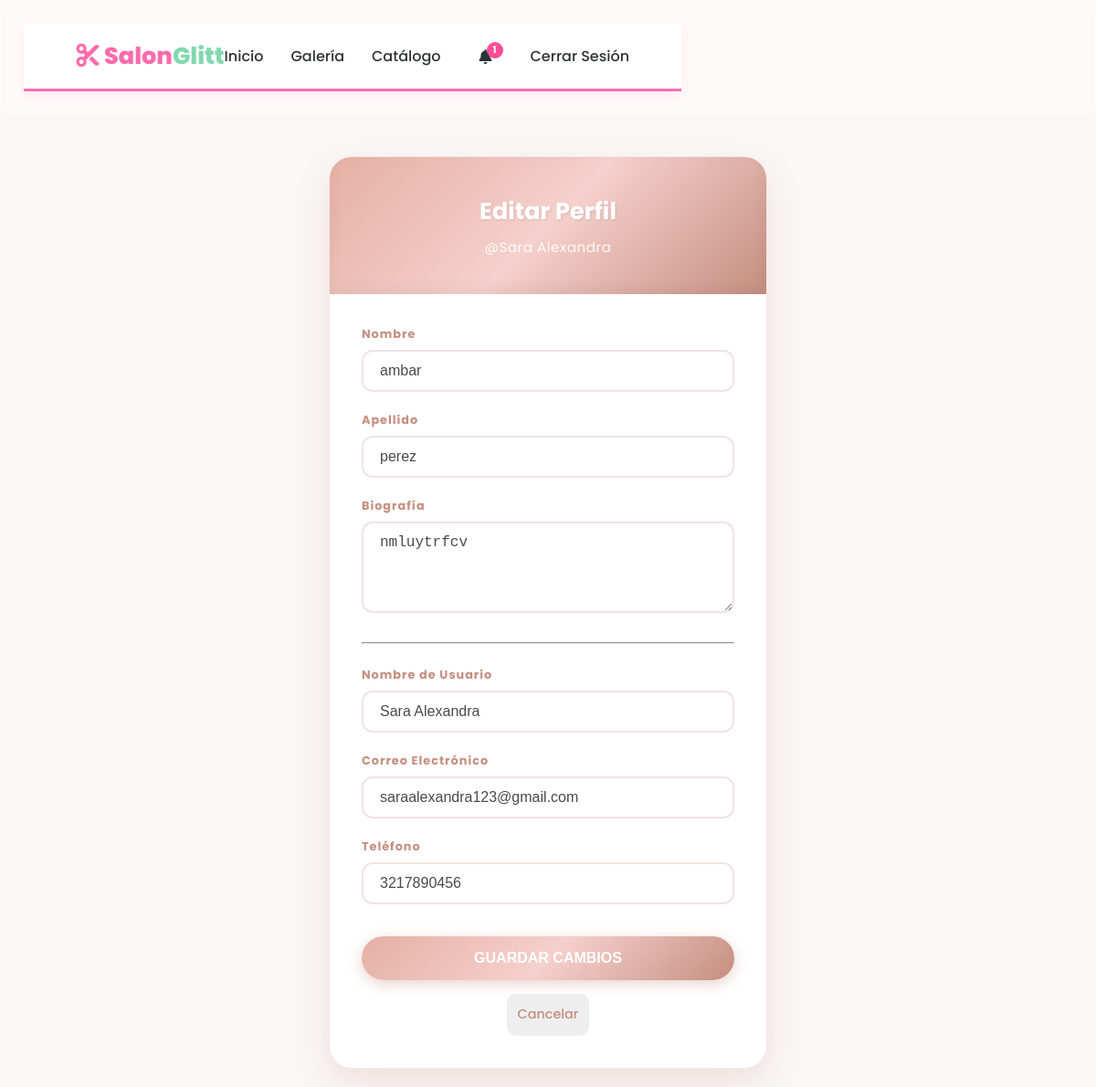
Page /perfil/edit/1 (signed in) on the committed database.
### app/models/usuario.py (models this page shows, shortened)
class User(db.Model, UserMixin):
    __tablename__='usuario'
    idusuario = db.Column(db.Integer, primary_key=True)
    nombreuser = db.Column(db.String(100), unique=True, nullable=False)
    email = db.Column(db.String(100), unique=True, nullable=False)
    password_hash = db.Column(db.String(250), nullable=False)
    telefono = db.Column(db.String(20), nullable=True)
    rol = db.Column(db.String(20), nullable=False, default='cliente')
    citas = db.relationship('Citas', back_populates='cliente', lazy=True)
    perfil = db.relationship('Perfil', back_populates='usuario', uselist=False)
    agenda = db.relationship('Agenda', back_populates='usuario')
    recordatorios = db.relationship('Recordatorios', back_populates='cliente', lazy=True)
    notificaciones = db.relationship('Notificacion', back_populates='usuario', lazy=True)
    bloqueos = db.relationship('Bloqueo', back_populates='usuario', lazy=True)

### app/models/perfil.py (models this page shows, shortened)
class Perfil(db.Model):
    __tablename__ = 'perfiles'
    id = db.Column(db.Integer, primary_key=True)
    nombre = db.Column(db.String(50), nullable=False)
    apellido = db.Column(db.String(50), nullable=True)
    bio = db.Column(db.Text, nullable=True)
    idusuario = db.Column(db.Integer, db.ForeignKey('usuario.idusuario'), nullable=False, unique=True)
    usuario = db.relationship('User', back_populates='perfil')

### app/routes/perfil_route.py (the view, shortened to what this page needs)
@bp.route('/edit/<int:id>', methods=['GET', 'POST'])
@login_required
def edit(id):
    perfil = Perfil.query.get_or_404(id)
    return render_template('perfil/edit.html', perfil=perfil)

### app/templates/perfil/edit.html
{% extends "base.html" %}
{% block body_class %}profile-page{% endblock %}
{% block extra_css %}
<link rel="stylesheet" href="{{ url_for('static', filename='css/perfil.css') }}">
{% endblock %}
{% block content %}
<div class="profile-container">
    <div class="profile-card">
        <header class="profile-card__header">
            <h1 class="profile-card__title">Editar Perfil</h1>
            <p class="profile-card__subtitle">@{{ current_user.nombreuser }}</p>
        </header>
        <form method="POST" class="profile-form">
            <div class="profile-form__group">
                <label for="nombre" class="profile-form__label">Nombre</label>
                <input type="text" name="nombre" id="nombre"
                       class="profile-form__input"
                       value="{{ perfil.nombre }}" required>
            </div>
            <div class="profile-form__group">
                <label for="apellido" class="profile-form__label">Apellido</label>
                <input type="text" name="apellido" id="apellido"
                       class="profile-form__input"
                       value="{{ perfil.apellido }}">
            </div>
            <div class="profile-form__group">
                <label for="bio" class="profile-form__label">Biografía</label>
                <textarea name="bio" id="bio"
                          class="profile-form__textarea"
                          rows="4">{{ perfil.bio }}</textarea>
            </div>
            <hr style="margin: 25px 0; border-color: #f0e4e1;">
            <div class="profile-form__group">
                <label for="nombreuser" class="profile-form__label">Nombre de Usuario</label>
                <input type="text" name="nombreuser" id="nombreuser"
                       class="profile-form__input"
                       value="{{ current_user.nombreuser }}" required>
            </div>
            <div class="profile-form__group">
                <label for="email" class="profile-form__label">Correo Electrónico</label>
                <input type="email" name="email" id="email"
                       class="profile-form__input"
                       value="{{ current_user.email }}" required>
            </div>
            <div class="profile-form__group">
                <label for="telefono" class="profile-form__label">Teléfono</label>
                <input type="text" name="telefono" id="telefono"
                       class="profile-form__input"
                       value="{{ current_user.telefono }}">
            </div>
            <div class="profile-form__actions">
                <button type="submit" class="btn-submit">Guardar Cambios</button>
                <a href="{{ url_for('perfil.perfil_usuario') }}" class="btn-cancel">Cancelar</a>
            </div>
        </form>
    </div>
</div>
{% endblock %}

### app/static/css/style.css (style rules this page uses)
:root { --primary-color: #ff6bad; --secondary-color: #f8a5c2; --accent-color: #82d8b0; --dark-text: #2d3436; --light-bg: #fff5f8; --white: #ffffff; }
* { margin: 0; padding: 0; box-sizing: border-box; }
html, body { height: 100%; font-family: 'Segoe UI', Tahoma, Geneva, Verdana, sans-serif; background-color: var(--light-bg); color: var(--dark-text); }
.btn-submit { flex: 2; background: var(--primary-color); color: white; border: none; padding: 12px; border-radius: 10px; font-weight: bold; cursor: pointer; transition: background 0.3s; }
.btn-cancel { flex: 1; text-align: center; background: #eee; color: var(--dark-text); text-decoration: none; padding: 12px; border-radius: 10px; font-weight: bold; line-height: 1.5; }

### app/static/css/perfil.css (style rules this page uses)
body.profile-page { --rosa-metalico-light: #f5d0cc; --rosa-metalico-base: #e5b0a3; --rosa-metalico-dark: #c58e7f; --rosa-metalico-gradient: linear-gradient(135deg, #e5b0a3 0%, #f5d0cc 50%, #c58e7f 100%); --text-color: #4a4a4a; --bg-body: #faf7f7; --gold-accent: #d4a373; --glass-bg: rgba(255, 250, 250, 0.75); --glass-border: rgba(255, 255, 255, 0.4); --shadow: 0 8px 32px rgba(224, 176, 176, 0.1); font-family: 'Poppins', sans-serif; background-color: #faf7f7; }
body.profile-page .profile-container { display: flex; justify-content: center; align-items: center; min-height: 90vh; padding: 20px; background-color: var(--bg-body); }
body.profile-page .profile-card { background: #ffffff; width: 100%; max-width: 480px; border-radius: 25px; box-shadow: 0 15px 35px rgba(197, 142, 127, 0.2); overflow: hidden; border: 1px solid rgba(229, 176, 163, 0.3); }
body.profile-page .profile-card__header { background: var(--rosa-metalico-gradient); padding: 40px 20px; text-align: center; box-shadow: inset 0 -5px 15px rgba(0,0,0,0.05); }
body.profile-page .profile-card__title { margin: 0; font-size: 1.6rem; color: #fff; text-shadow: 1px 1px 2px rgba(0,0,0,0.1); font-weight: 700; }
body.profile-page .profile-card__subtitle { margin-top: 8px; color: rgba(255, 255, 255, 0.9); font-size: 0.95rem; letter-spacing: 0.5px; }
body.profile-page .profile-form { padding: 35px; }
body.profile-page .profile-form__group { margin-bottom: 22px; }
body.profile-page .profile-form__label { display: block; margin-bottom: 8px; font-size: 0.8rem; font-weight: 700; color: var(--rosa-metalico-dark); letter-spacing: 1px; }
body.profile-page .profile-form__input, body.profile-page .profile-form__textarea { width: 100%; padding: 12px 18px; border: 2px solid #f0e4e1; border-radius: 12px; font-size: 1rem; color: var(--text-color); background-color: #fff; transition: all 0.3s ease; }
body.profile-page .profile-form__actions { margin-top: 35px; text-align: center; }
body.profile-page .btn-submit { width: 100%; background: var(--rosa-metalico-gradient); color: white; border: none; padding: 15px; border-radius: 50px; font-size: 1rem; font-weight: 600; text-transform: uppercase; cursor: pointer; box-shadow: 0 4px 15px rgba(197, 142, 127, 0.4); transition: all 0.3s ease; }
body.profile-page .btn-cancel { display: inline-block; margin-top: 15px; text-decoration: none; color: var(--rosa-metalico-dark); font-size: 0.9rem; font-weight: 500; transition: color 0.3s; }

### rows in the picture
User: nombreuser "Sara Alexandra", email "saraalexandra123@gmail.com", telefono "3217890456"
Perfil: nombre "ambar", apellido "perez", bio "nmluytrfcv"

### other values in the picture
{{ no_leidas|length }} "1"
